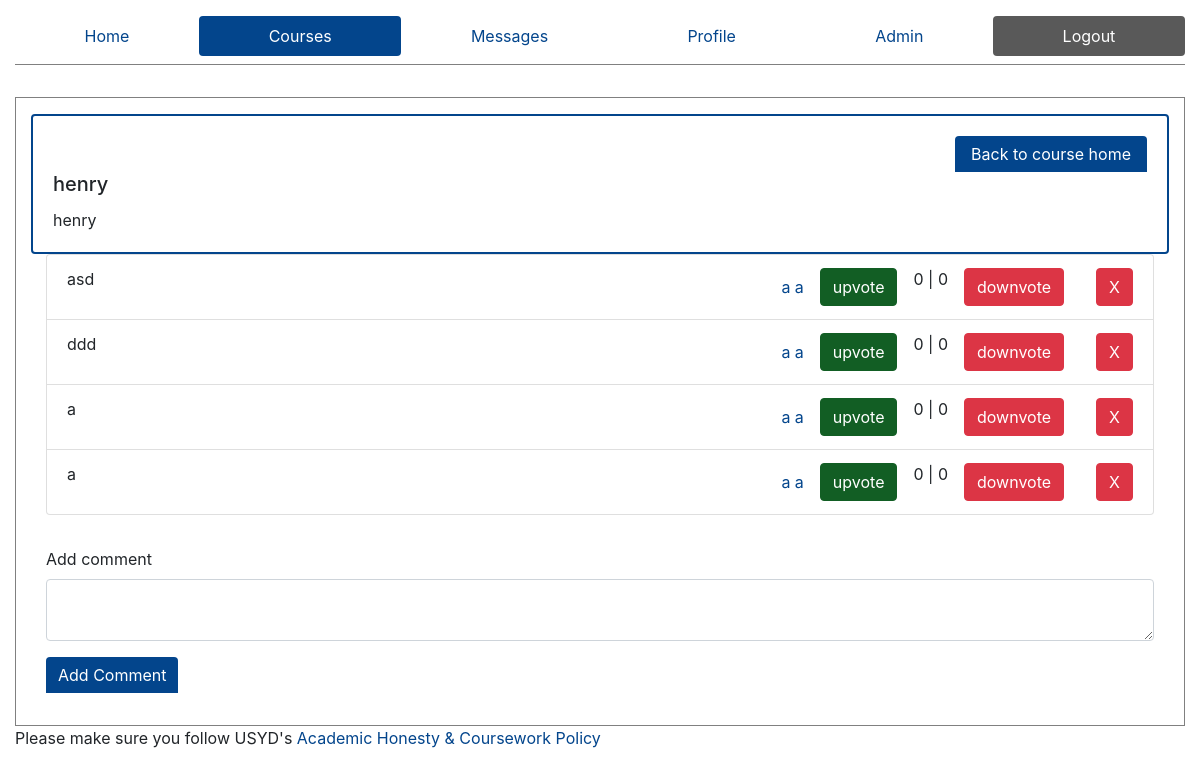
/courses/1111/7 (signed in), run on the app's committed database.
### ed/models.py (models this page shows)
class Resource(models.Model):
    course = models.ForeignKey(Course, on_delete=models.CASCADE, null=True)
    resourceName = models.CharField(max_length=50, default="Resource Name")
    resourceDescription = models.CharField(max_length=200, default="Description")
    resourceLink = models.CharField(max_length=200, default="Resource Link")

class Comment(models.Model):
    resource = models.ForeignKey(Resource, on_delete=models.CASCADE, related_name='comments')
    body = models.TextField()
    user = models.ForeignKey(Profile, on_delete=models.CASCADE, null=True)
    upvotes = models.IntegerField(default=0)
    downvotes = models.IntegerField(default=0)

class Profile(models.Model):
    user = models.OneToOneField(User, on_delete=models.CASCADE, related_name='+', default=1)
    FirstName = models.CharField(max_length=50,default='firstname')
    LastName = models.CharField(max_length=50,default='lastname')
    is_admin = models.BooleanField('Is admin', default=False)

### ed/views.py (the view, shortened to what this page needs)
# urls.py: path('courses/<slug:code>/<int:id>', views.singleResource, name='Resource'),
def singleResource(request,code, id):
    is_admin = False
    p = Profile.objects.get(user=request.user)
    error = ''
    if p.is_admin:
        is_admin = True
    if not request.POST:
        resource = Resource.objects.get(id=id)
        try:
            comments = Comment.objects.filter(resource=resource).\
                annotate(totalvotes = F('upvotes') - F('downvotes')).order_by('-totalvotes')
        except:
            comments = {}
        context = {
            'active': 'courses',
            'resource': resource,
            'comments': comments,
            'is_admin': is_admin
        }
        return render(request, 'resource.html', context=context)

### templates/resource.html (shortened to what this page needs)
{% extends "core.html" %}
{% block content %}
<div class="card">
    <div class="card-body">
        <a class="btn btn-primary" style="display: flex; width: 12rem; margin-left: auto; justify-content: center;" href="/courses/{{resource.course.courseCode}}" style="margin-bottom: 1rem;">
            Back to course home
        </a>
        <h5 class="card-title">
            {{ resource.resourceName}}
        </h5>
        <p class="card-text">
            {{ resource.resourceDescription}}
        </p>
    </div>
</div>
<div class="container-fluid">
    {% if comments %}
        <ul class='list-group'>
            {% for comment in comments %}
                <li class="list-group-item" style="display: flex;">
                    <div class="comment-body" style="width: 50%; max-width: 50%;">
                    {{comment.body}}
                    </div>
                    <div class="comment-author" style="margin-left: auto; display: flex; align-items: center;">
                        <a href="/profile/{{comment.user.id}}">
                            {{comment.user.FirstName}} {{comment.user.LastName}}
                        </a>
                    </div>
                    <div class="comment-votes">
                        <div class="upvote">
                            <form action="/courses/{{resource.course.courseCode}}/{{resource.id}}" method="post" >
                                <input type="submit" value="upvote" class="btn btn-success">
                            </form>
                        </div>
                        <p>
                            {{comment.upvotes}} | {{comment.downvotes}}
                        </p>
                        <div class="downvote">
                            <form action="/courses/{{resource.course.courseCode}}/{{resource.id}}" method="post" role='form'>
                                <input type="submit" value="downvote" class="btn btn-danger">
                            </form>
                        </div>
                        {% if is_admin %}
                            <div class="admin-delete btn btn-danger">
                                X
                            </div>
                        {% endif %}
                    </div>
                </li>
            {% endfor %}
        </ul>
    {% endif %}
    <form action="/courses/{{resource.course.courseCode}}/{{resource.id}}" method="post" style="margin-top: 2rem;" role="form">
        <div class="form-group">
            <label for="comment" >Add comment</label>
            <textarea id="comment" name="comment" type="text" class="form-control"> </textarea>
        </div>
        <div class="form-group">
            <input type="submit" value="Add Comment" style="width: auto" class="btn btn-primary" role="button">
        </div>
    </form>
</div>
{% endblock %}

### ed/static/styles.css (style rules this page uses)
input { border: 1px solid gray; }
.comment-votes { display: flex; align-items: center; }
.comment-votes .upvote { margin-right: 1rem; margin-left: 1rem; }
.comment-votes .downvote { margin-right: 1rem; margin-left: 1rem; }
.card { border: 2px solid #03458c; }
.btn-primary { border: unset; border: 0.25rem !important; border-top-left-radius: 0.25rem !important; border-bottom-left-radius: 0 !important; border-bottom-right-radius: 0 !important; }
.admin-delete { margin-left: 1rem !important; height: 38px; }

### data on the page
Resource: resourceName "henry", resourceDescription "henry"
Comment: body "asd", user.FirstName "a", user.LastName "a", upvotes "0", downvotes "0"
Comment: body "ddd", user.FirstName "a", user.LastName "a", upvotes "0", downvotes "0"
Comment: body "a", user.FirstName "a", user.LastName "a", upvotes "0", downvotes "0"
Comment: body "a", user.FirstName "a", user.LastName "a", upvotes "0", downvotes "0"
